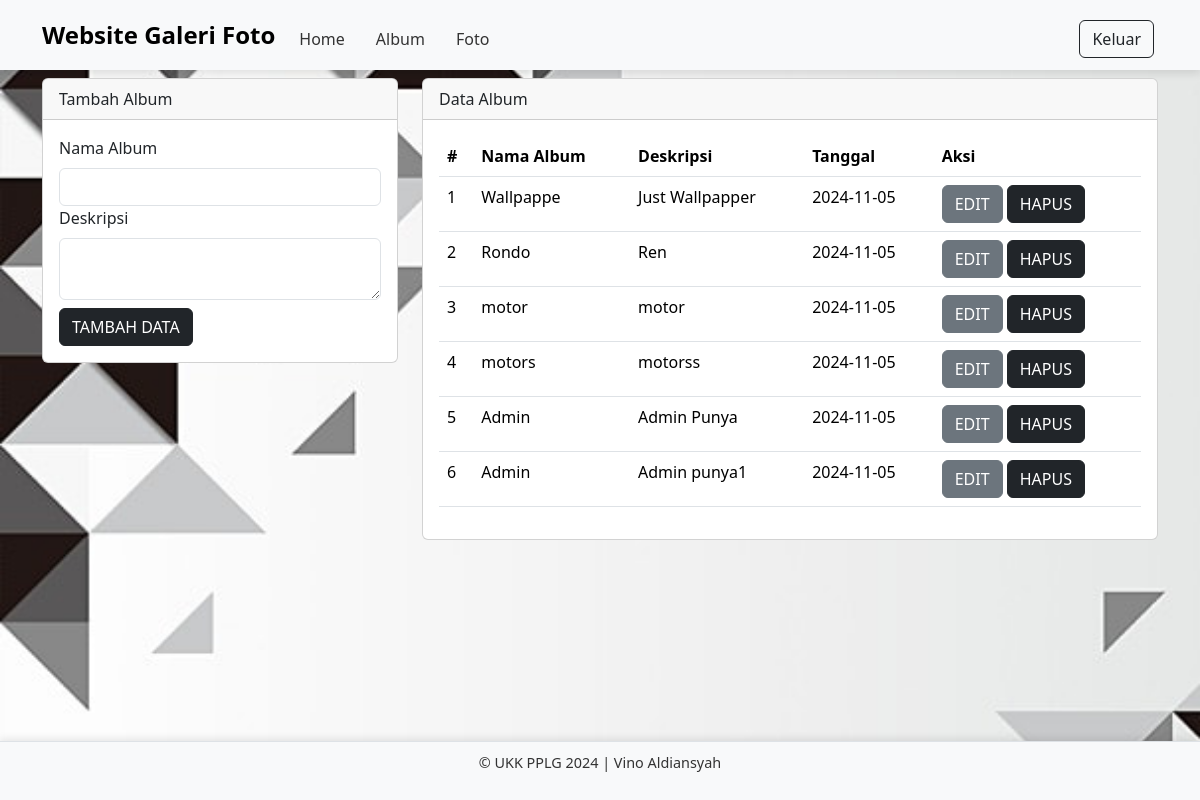
/admin/album.php (signed in), run on the app's committed database.
### tables this page shows
CREATE TABLE `album` (
  `albumid` int(11) NOT NULL,
  `namaalbum` varchar(255) NOT NULL,
  `deskripsi` text NOT NULL,
  `tanggalbuat` date NOT NULL,
  `userid` int(11) NOT NULL
);

### admin/album.php (the view, shortened to what this page needs)
<?php
include '../config/koneksi.php';
?>
<!DOCTYPE html>
<html lang="en">
<head>
    <link rel="stylesheet" type="text/css" href="../assets/css/bootstrap.min.css">
    <link rel="stylesheet" href="../assets/style.css" class="rel">
</head>
<body>
    <nav class="navbar navbar-expand-lg bg-body-tertiary">
        <div class="container">
            <a class="navbar-brand" href="index.php">Website Galeri Foto</a>
            <div class="collapse navbar-collapse mt-2" id="navbarNavAltMarkup">
                <div class="navbar-nav me-auto">
                <a href="home.php" class="nav-link">Home</a>
                    <a href="album.php" class="nav-link">Album</a>
                    <a href="foto.php" class="nav-link">Foto</a>
                </div>
                <a href="../config/aksi_logout.php" class="btn btn-outline-dark m-1">Keluar</a>
            </div>
        </div>
    </nav>
    <div class="container">
        <div class="row">
            <div class="col-md-4">
                <div class="card mt-2">
                    <div class="card-header">Tambah Album</div>
                    <div class="card-body">
                        <form action="../config/aksi_album.php" method="POST">
                            <label class="form-label">Nama Album</label>
                            <input type="text" name="namaalbum" class="form-control" required>
                            <label class="form-label">Deskripsi</label>
                            <textarea class="form-control" name="deskripsi" required></textarea>
                            <button type="submit" class="btn btn-dark mt-2" name="tambah">TAMBAH DATA</button>
                        </form>
                    </div>
                </div>
            </div>
            <div class="col-md-8">
                <div class="card mt-2">
                    <div class="card-header">Data Album</div>
                    <div class="card-body">
                        <table class="table">
                            <thead>
                                <tr>
                                    <th>#</th>
                                    <th>Nama Album</th>
                                    <th>Deskripsi</th>
                                    <th>Tanggal</th>
                                    <th>Aksi</th>
                                </tr>
                            </thead>
                            <tbody>
                                <?php
                                $no = 1;
                                $sql = mysqli_query($koneksi, "SELECT * FROM album");
                                while ($data = mysqli_fetch_array($sql)) {
                                    ?>
                                    <tr>
                                        <td><?php echo $no++ ?></td>
                                        <td><?php echo $data['namaalbum'] ?></td>
                                        <td><?php echo $data['deskripsi'] ?></td>
                                        <td><?php echo $data['tanggalbuat'] ?></td>
                                        <td>
                                            <button type="button" class="btn btn-secondary" data-bs-toggle="modal"
                                                data-bs-target="#edit<?php echo $data['albumid'] ?>">
                                                EDIT
                                            </button>
                                            <button type="button" class="btn btn-dark" data-bs-toggle="modal"
                                                data-bs-target="#hapus<?php echo $data['albumid'] ?>">
                                                HAPUS
                                            </button>
                                        </td>
                                    </tr>
                                    <?php
                                }
                                ?>
                            </tbody>
                        </table>
                    </div>
                </div>
            </div>
        </div>
    </div>
    <footer class="d-flex justify-content-center border-top mt-3 bg-light fixed-bottom">
        <p>&copy; UKK PPLG 2024 | Vino Aldiansyah</p>
    </footer>
</body>
</html>

### assets/style.css (style rules this page uses)
body { background-image: url('../assets/image/bg.jpg'); background-size: cover; background-attachment: fixed; background-repeat: no-repeat; color: #333; }
.navbar { background-color: rgba(255, 255, 255, 0.8); box-shadow: 0px 4px 8px rgba(0, 0, 0, 0.1); }
.navbar-brand { font-weight: bold; font-size: 1.5rem; color: #000000 !important; }
.navbar-nav .nav-link { color: #333 !important; margin-right: 15px; }
footer { padding: 10px; background-color: rgba(255, 255, 255, 0.9); color: #333; font-size: 0.9rem; position: fixed; width: 100%; bottom: 0; text-align: center; box-shadow: 0px -2px 8px rgba(0, 0, 0, 0.1); }

### data on the page
album: namaalbum "Wallpappe", deskripsi "Just Wallpapper", tanggalbuat "2024-11-05"
album: namaalbum "Rondo", deskripsi "Ren", tanggalbuat "2024-11-05"
album: namaalbum "motor", deskripsi "motor", tanggalbuat "2024-11-05"
album: namaalbum "motors", deskripsi "motorss", tanggalbuat "2024-11-05"
album: namaalbum "Admin", deskripsi "Admin Punya", tanggalbuat "2024-11-05"
album: namaalbum "Admin", deskripsi "Admin punya1", tanggalbuat "2024-11-05"
